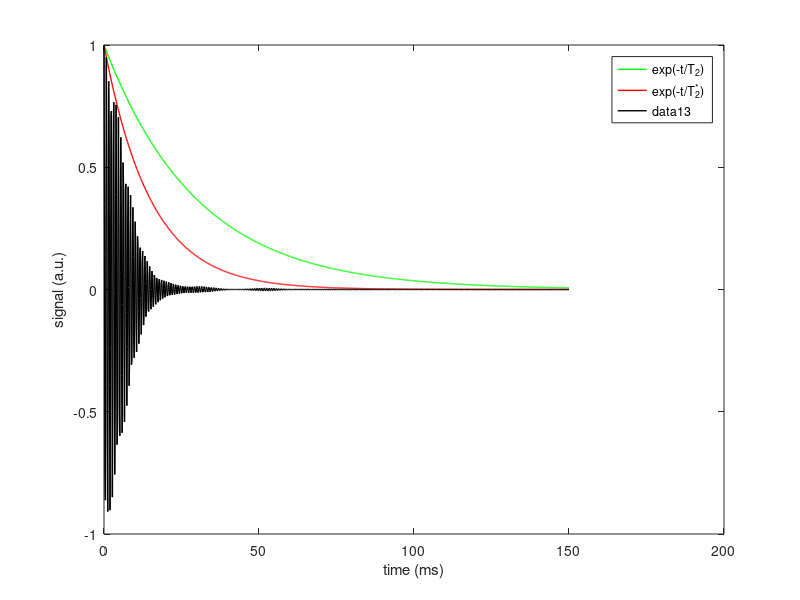

The MATLAB script that drew this image:
% % Irina Grigorescu
% This script looks at the T2star effect
% by simulating the signals coming from magnetic moments of different
% off-resonance frequencies and then the net signal coming from the sum
% over them.

% Note: off-resonance values reflect 1/T2'
% By choosing T2star and T2, you can calculate T2'

% Number of timepoints
N  = 1000;
% Relaxation rate
T2  =  30; % ms
T2s =  15; % ms
T2p =  T2*T2s/(T2-T2s); % ms
R2p = 1/T2p;
w0  =   50; % kHz

% Signal function
sig = @(t,dw) exp(-t./T2) .* cos((w0+dw).*t);

% A few off-resonance values
dws = -2*R2p + 4*R2p.*randn(1,1000);
idx = [1:5 20:25 1000];
% Time domain
t  = linspace(0, 150, N);

% Calculate signal
Msig = zeros(size(dws,2), N);

% Calculate signal for each off-resonance value
for i = 1:size(dws,2)
    Msig(i,:) = sig(t,dws(i));
end

% % % % PLOT
figure

% Plot the envelope
plot(t, exp(-t./T2), 'g', 'LineWidth', 1); hold on
plot(t, exp(-t./T2s), 'r', 'LineWidth', 1); 
ylim([-1 1]);
xlabel('time (ms)'); ylabel('signal (a.u.)');
legend('exp(-t/T_2)', 'exp(-t/T_2^*)');
pause

% Plotting some of the individual spins
for i = 1:size(idx,2)
    tp = plot(t, Msig(idx(i),:)); 
    pause(0.1)
    delete(tp);
end

% Plot their net sum
plot(t, 1/size(dws,2).*sum(Msig,1), 'k', 'LineWidth', 1)




